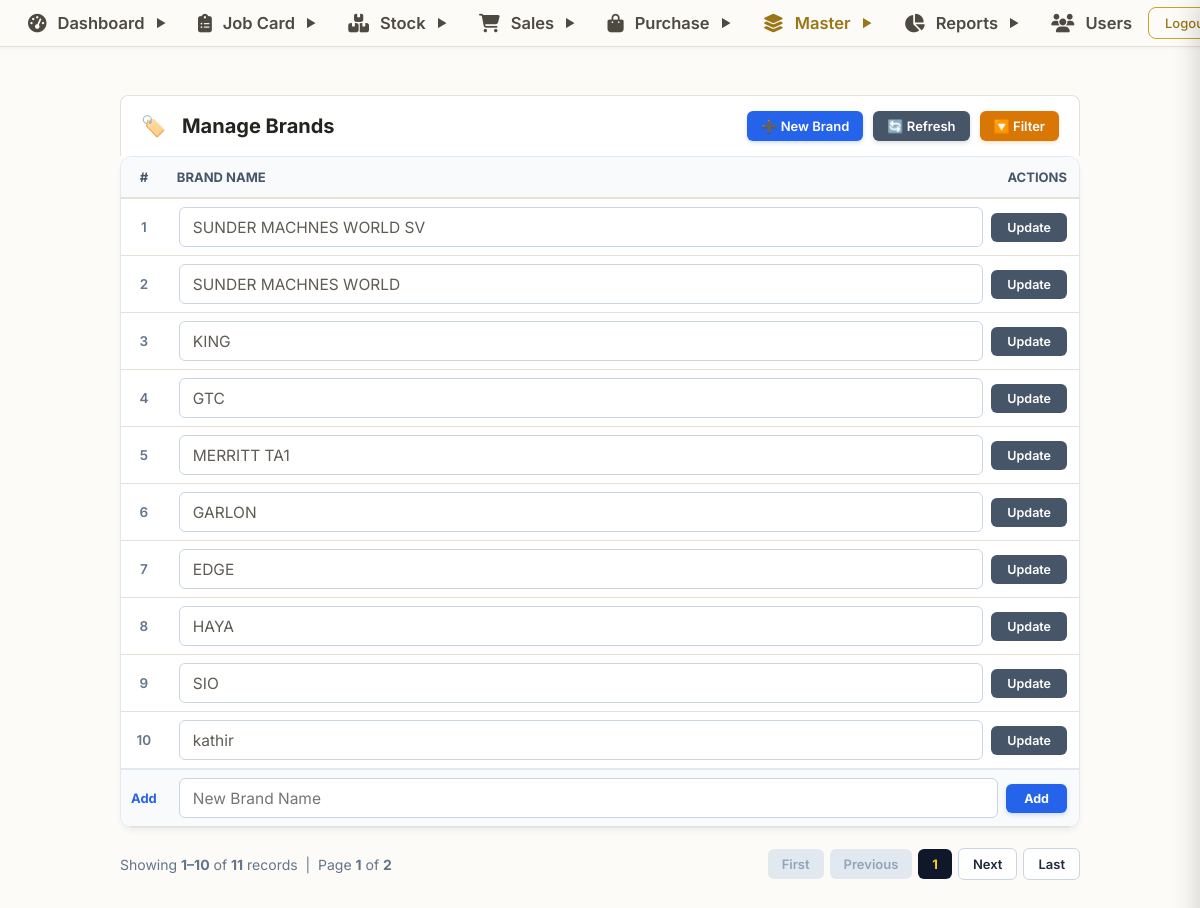
/brand/list.php (signed in), run on an earlier commit of the app's database.
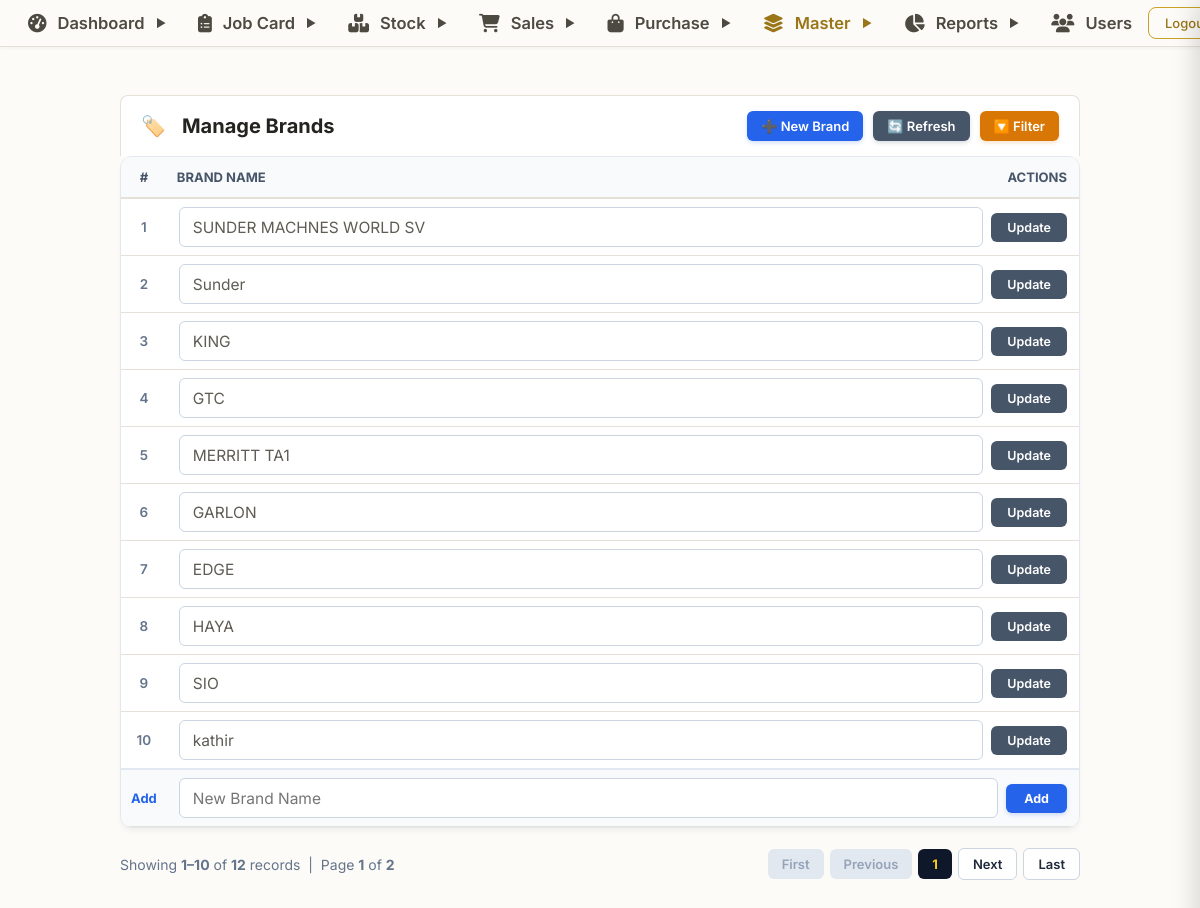
And on a later commit of the database.
### tables this page shows
CREATE TABLE `brand` (
  `id` bigint NOT NULL AUTO_INCREMENT,
  `createdBy` varchar(255) DEFAULT NULL,
  `createdOn` datetime(6) DEFAULT NULL,
  `modifiedBy` varchar(255) DEFAULT NULL,
  `modifiedOn` datetime(6) DEFAULT NULL,
  `brandName` varchar(255) NOT NULL,
  PRIMARY KEY (`id`),
  UNIQUE KEY `UK_8mw73aryipaafhvqpgt1ioud4` (`brandName`)
);

### brand/list.php (the view, shortened to what the changed rows need)
<?php
require_once("../config/db.php");
?>
<?php include("../includes/header.php"); ?>
<?php
$limit = 10;
$page = isset($_GET['page']) ? max(1, (int)$_GET['page']) : 1;
$offset = ($page - 1) * $limit;
$where = "WHERE 1=1";
$countRes = mysqli_query($conn, "SELECT COUNT(*) AS total FROM brand $where");
$totalRows = (int)mysqli_fetch_assoc($countRes)['total'];
$totalPages = $totalRows > 0 ? ceil($totalRows / $limit) : 1;
$query = "SELECT * FROM brand $where ORDER BY id ASC LIMIT $limit OFFSET $offset";
$brands = mysqli_query($conn, $query);
?>
<div class="page-main-container erp-container" style="padding: 20px;">
    <div class="erp-table-box" style="overflow-x: auto; background: #fff; border-radius: 12px; border: 1px solid #e2e8f0; box-shadow: 0 4px 6px -1px rgba(0, 0, 0, 0.05); width: 100%;">
        <table class="erp-table master-table" style="width: 100%; border-collapse: collapse; min-width: 0;">
            <thead>
                <tr style="background: #f8fafc; border-bottom: 2px solid #e2e8f0;">
                    <th style="width: 45px; padding: 12px 10px; text-align: center; color: #475569; font-weight: 700; font-size: 13px; text-transform: uppercase;">#</th>
                    <th style="padding: 12px 10px; color: #475569; font-weight: 700; font-size: 13px; text-transform: uppercase;">Brand Name</th>
                    <th style="text-align: right; width: 100px; padding: 12px 12px; color: #475569; font-weight: 700; font-size: 13px; text-transform: uppercase;">Actions</th>
                </tr>
            </thead>
            <tbody>
                <?php
                if ($totalRows > 0) {
                    $i = $offset + 1;
                    while ($brand = mysqli_fetch_assoc($brands)): ?>
                        <tr style="border-bottom: 1px solid #f1f5f9; transition: background 0.15s;"
                            onmouseover="this.style.background='#fbfcfe'" onmouseout="this.style.background='white'">
                            <td style="padding: 10px 10px; color: #64748b; font-size: 13.5px; font-weight: 600; width: 45px; text-align: center;"><?= $i++ ?></td>
                            <td colspan="2" style="padding: 8px 12px;">
                                <form action="list.php" method="POST"
                                    style="display: flex; gap: 8px; width: 100%; align-items: center;">
                                    <input type="text" name="brandName" value="<?= htmlspecialchars($brand['brandName']) ?>" required
                                        style="flex: 1; width: 100%; border: 1.5px solid #cbd5e1; border-radius: 6px; padding: 6px 10px; font-size: 13.5px; background: #fff; box-sizing: border-box;">
                                    <button type="submit"
                                        style="background: #475569; color: #fff; border: none; padding: 7px 16px; border-radius: 6px; font-weight: 600; font-size: 12.5px; cursor: pointer; flex-shrink: 0; white-space: nowrap;">Update</button>
                                </form>
                            </td>
                        </tr>
                    <?php endwhile;
                } ?>
            </tbody>
        </table>
    </div>
    <div class="pagination" style="display: flex; justify-content: space-between; align-items: center; margin-top: 20px; font-size: 14px; color: #64748b;">
        <div>
            <?php
            $startRecord = $totalRows > 0 ? $offset + 1 : 0;
            $endRecord = min($offset + $limit, $totalRows);
            ?>
            Showing <strong><?= $startRecord ?>–<?= $endRecord ?></strong> of <strong><?= $totalRows ?></strong> records &nbsp;|&nbsp; Page <strong><?= $page ?></strong> of <strong><?= $totalPages ?></strong>
        </div>
    </div>
</div>
<?php include("../includes/footer.php"); ?>

What changed in the data, as far as the page shows it:
changed brand: brandName "SUNDER MACHNES WORLD" → "Sunder"
Also different on the page:
$totalRows: "11" → "12"
